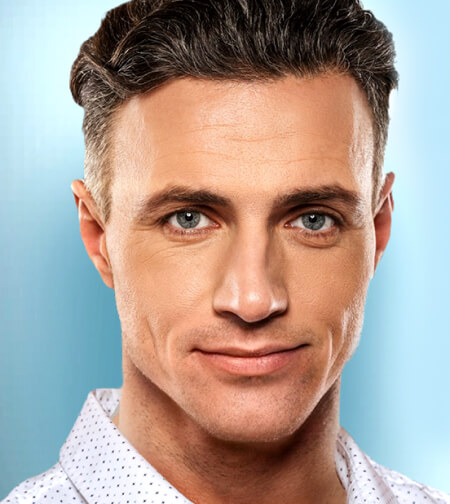
#> input picture input/face.jpg, 450 x 504 px, found by its file name
$ jupyter execute 'Mean filter.ipynb'
#> lines starting #> are read from the running program, lines starting #| are printed output that depends on the picture; after the words box and inside, x2 and y2 are one past the last pixel; in counts of white or black regions, pixels touching at a corner belong together
[cell 1]
import numpy as np
import cv2
import os

[cell 2]
image=cv2.imread(r'input\face.jpg',0)
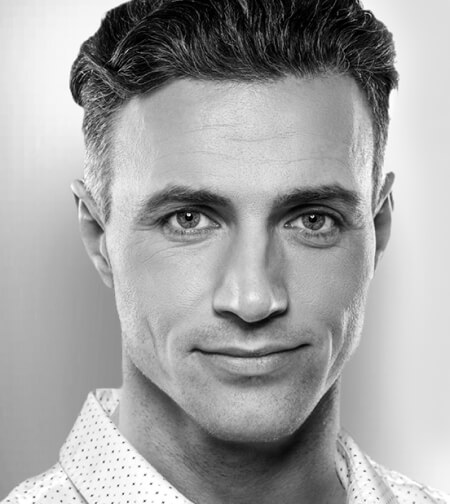
#> image: shape (504, 450); min 0, max 255, mean 163.3
image=cv2.equalizeHist(image)
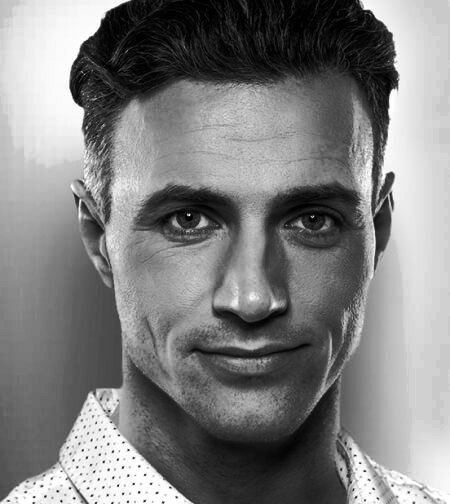
#> image: shape (504, 450); min 0, max 255, mean 128
cv2.namedWindow("Input Image", cv2.WINDOW_NORMAL);cv2.imshow("Input Image",image)
cv2.imwrite('output\input image.jpg',image)
#> Out = True

[cell 3]
v,h=image.shape
#> v = 504; h = 450
noise_image = np.copy(image)
amount=int(input("Enter the amount of noise:"))*1000
#> the answer given: 3
for i in range(0,amount,1):
    vv=np.random.randint(0,v)
    hh=np.random.randint(0,h)
    if np.random.randint(0,2)==0:n=255
    else:n=0
    noise_image[vv,hh]=n
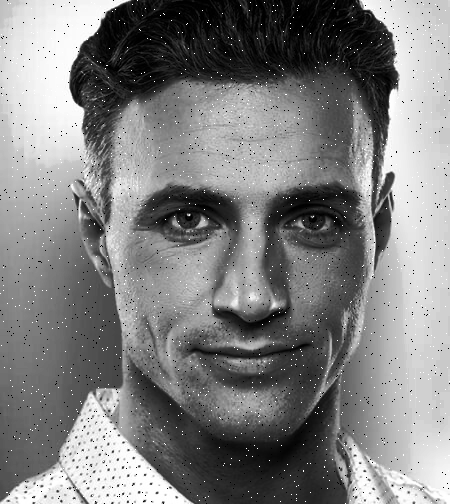
#> noise_image: shape (504, 450); 1.31% of pixels changed, all inside (x1, y1, x2, y2) = (0, 0, 450, 504)

cv2.namedWindow("After add nois", cv2.WINDOW_NORMAL);cv2.imshow("After add nois",noise_image)
cv2.imwrite('output\After add nois.jpg',noise_image)
#> Out = True

[cell 4]
Kernel=int(input("Enter Kernel size:"))
#> the answer given: 100
